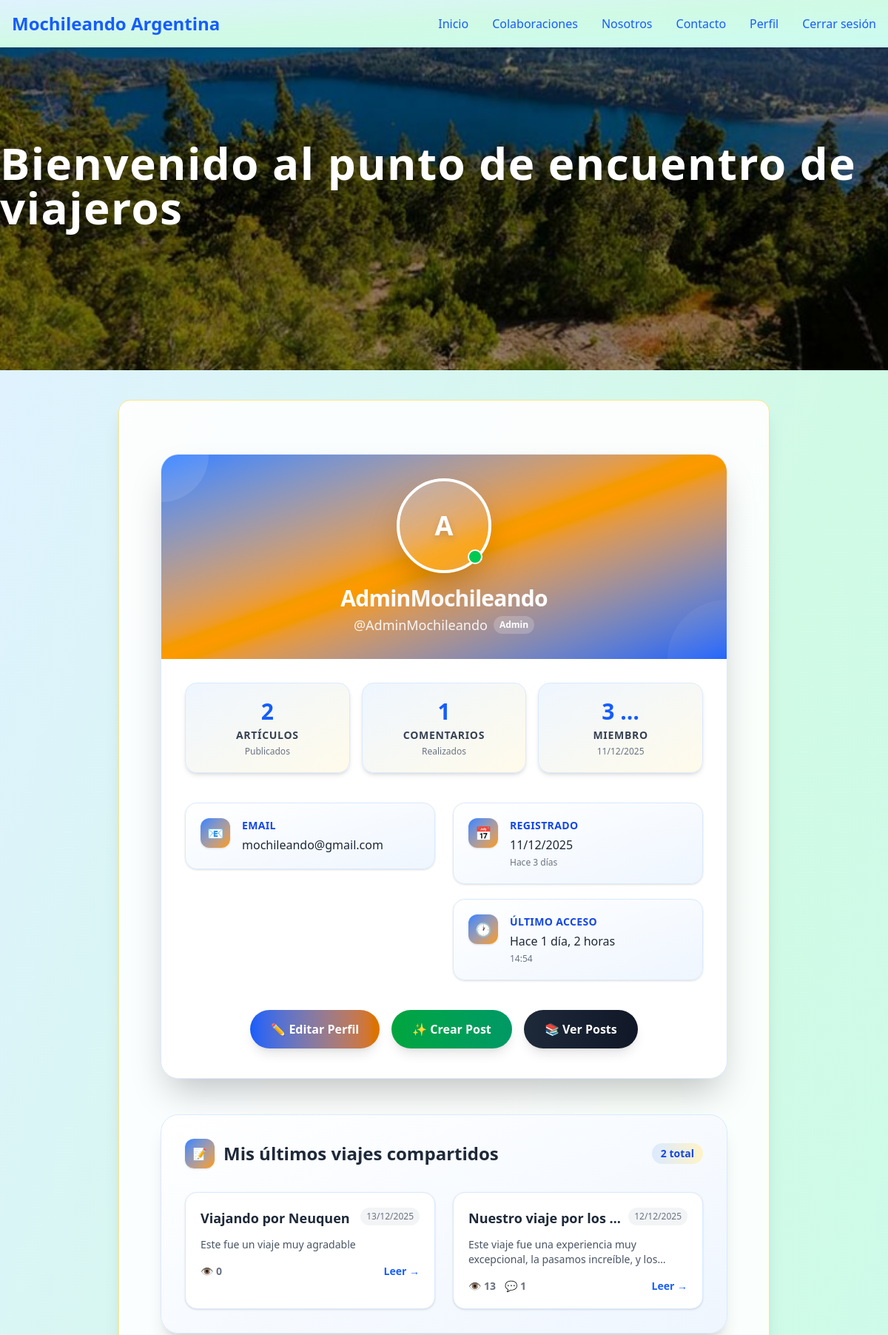
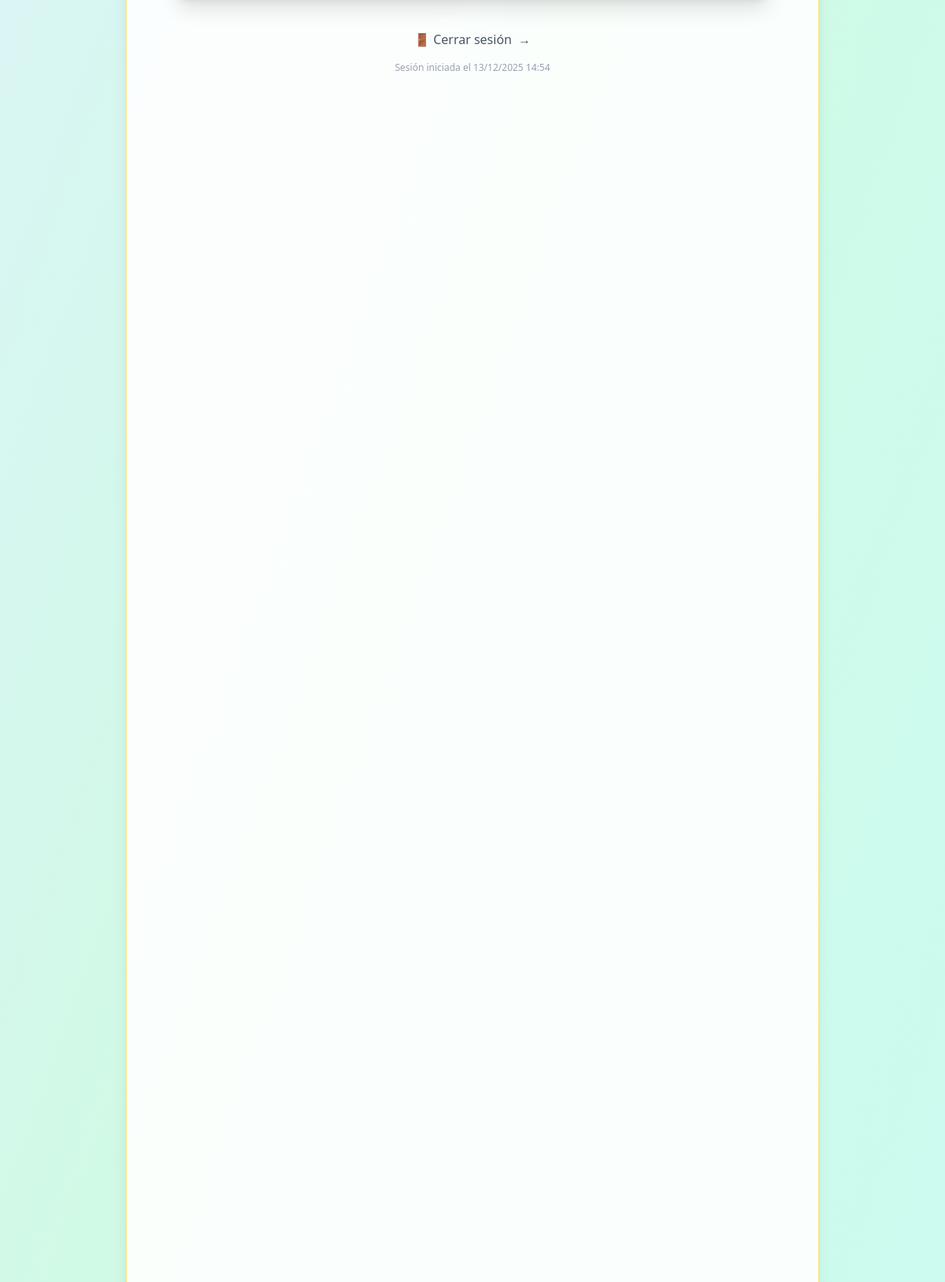
The app's page /usuarios/perfil/ (signed in) with its own data (2 pictures, top to bottom).
### apps/usuarios/models.py (models this page shows, shortened)
class Usuario(AbstractUser):
    email = models.EmailField(unique=True)
    telefono = models.CharField(max_length=20, null=True, blank=True)
    avatar = models.ImageField(upload_to='avatars/', default='avatars/default.webp', null=True, blank=True)
    pass

### apps/posts/models.py (models this page shows, shortened)
class Articulo(models.Model):
    titulo = models.CharField(max_length=200)
    contenido = models.TextField()
    categoria = models.ForeignKey(Categoria, on_delete=models.SET_NULL, null=True)
    autor = models.ForeignKey(User, on_delete=models.CASCADE, related_name='articulos')
    fecha_publicacion = models.DateTimeField(auto_now_add=True)
    visitas = models.PositiveIntegerField(default=0)
    destacado = models.BooleanField(default=False)
    class Meta:
        ordering = ['-fecha_publicacion']

### apps/usuarios/views.py (the view)
# urls.py: path('perfil/', PerfilDetalleView.as_view(), name='perfil'),
class PerfilDetalleView(LoginRequiredMixin, TemplateView):
    template_name = 'usuarios/perfil.html'
    def get_context_data(self, **kwargs):
        context = super().get_context_data(**kwargs)
        context['usuario'] = self.request.user
        return context

### templates/usuarios/perfil.html (shortened to what this page needs)
{% extends 'layouts/general-layout.html' %}
{% load static %}
{% block banner %}
<section class="relative w-full h-[320px] md:h-[420px] lg:h-[500px] overflow-hidden">
  <div class="absolute inset-0 flex items-center justify-center bg-black/40">
    <h1 class="text-white text-4xl md:text-6xl font-extrabold tracking-wide drop-shadow-2xl">
      Bienvenido al punto de encuentro de viajeros
    </h1>
  </div>
</section>
{% endblock banner %}
{% block content %}
<div class="max-w-5xl mx-auto px-4 py-8">
  <div class="bg-white rounded-3xl shadow-2xl border border-blue-100 overflow-hidden transition-all duration-300 hover:shadow-3xl">
    <div class="bg-gradient-to-br from-blue-500 via-amber-500 to-blue-600 p-8 text-center relative">
      <div class="absolute top-0 left-0 w-32 h-32 bg-white/10 rounded-full -translate-x-16 -translate-y-16"></div>
      <div class="absolute bottom-0 right-0 w-40 h-40 bg-white/5 rounded-full translate-x-20 translate-y-20"></div>
      <div class="relative z-10">
        <div class="relative inline-block mb-4">
          <div class="w-32 h-32 rounded-full bg-gradient-to-br from-white/20 via-white/15 to-white/10 border-4 border-white shadow-2xl flex items-center justify-center mx-auto backdrop-blur-sm">
            <span class="text-white text-4xl font-black drop-shadow-lg">
              {% if usuario.first_name %}
              {{ usuario.first_name|first|upper }}
              {% else %}
              {{ usuario.username|first|upper }}
              {% endif %}
            </span>
          </div>
          <div class="absolute bottom-3 right-3 w-5 h-5 bg-green-500 rounded-full border-2 border-white"></div>
        </div>
        <div class="space-y-2">
          <h2 class="text-3xl font-black text-white mb-1 tracking-tight">
            {% if usuario.first_name or usuario.last_name %}
            {{ usuario.first_name }} {{ usuario.last_name }}
            {% else %}
            {{ usuario.username }}
            {% endif %}
          </h2>
          <div class="flex items-center justify-center gap-2">
            <span class="text-white/90 text-lg">@{{ usuario.username }}</span>
            {% if usuario.is_staff %}
            <span class="px-2 py-1 bg-white/20 text-white text-xs font-bold rounded-full backdrop-blur-sm">
              Admin
            </span>
            {% endif %}
          </div>
        </div>
      </div>
    </div>
    <div class="p-8">
      <div class="grid grid-cols-1 sm:grid-cols-3 gap-4 mb-10">
        <div class="group text-center p-5 bg-gradient-to-br from-blue-50 to-amber-50 rounded-2xl shadow-md border border-blue-100 hover:border-blue-300 transition-all duration-300 hover:-translate-y-1 cursor-default">
          <div class="text-3xl font-bold text-blue-600 mb-1 group-hover:scale-110 transition-transform">
            {{ usuario.articulos.count|default:"0" }}</div>
          <div class="text-sm uppercase tracking-wider text-gray-700 font-semibold">Artículos</div>
          <div class="text-xs text-gray-500 mt-1">Publicados</div>
        </div>
        <div class="group text-center p-5 bg-gradient-to-br from-blue-50 to-amber-50 rounded-2xl shadow-md border border-blue-100 hover:border-blue-300 transition-all duration-300 hover:-translate-y-1 cursor-default">
          <div class="text-3xl font-bold text-blue-600 mb-1 group-hover:scale-110 transition-transform">
            {{ usuario.comentario_set.count|default:"0" }}</div>
          <div class="text-sm uppercase tracking-wider text-gray-700 font-semibold">Comentarios</div>
          <div class="text-xs text-gray-500 mt-1">Realizados</div>
        </div>
        <div class="group text-center p-5 bg-gradient-to-br from-blue-50 to-amber-50 rounded-2xl shadow-md border border-blue-100 hover:border-blue-300 transition-all duration-300 hover:-translate-y-1 cursor-default">
          <div class="text-3xl font-bold text-blue-600 mb-1">{{ usuario.date_joined|timesince|truncatewords:1 }}</div>
          <div class="text-sm uppercase tracking-wider text-gray-700 font-semibold">Miembro</div>
          <div class="text-xs text-gray-500 mt-1">{{ usuario.date_joined|date:"d/m/Y" }}</div>
        </div>
      </div>
      <div class="grid md:grid-cols-2 gap-6 mb-10">
        <div class="space-y-5">
          <div class="group p-5 bg-gradient-to-br from-white to-blue-50 rounded-2xl shadow-sm border border-blue-100 hover:shadow-md transition-all duration-300">
            <div class="flex items-start gap-4">
              <div class="flex-shrink-0 w-10 h-10 bg-gradient-to-br from-blue-500 to-amber-500 rounded-xl flex items-center justify-center shadow-sm">
                <span class="text-white text-lg">📧</span>
              </div>
              <div class="flex-1 min-w-0">
                <p class="text-sm font-bold text-blue-700 uppercase tracking-wide mb-1">Email</p>
                <p class="text-gray-800 truncate" title="{{ usuario.email }}">{{ usuario.email }}</p>
              </div>
            </div>
          </div>
        </div>
        <div class="space-y-5">
          <div class="group p-5 bg-gradient-to-br from-white to-blue-50 rounded-2xl shadow-sm border border-blue-100 hover:shadow-md transition-all duration-300">
            <div class="flex items-start gap-4">
              <div class="flex-shrink-0 w-10 h-10 bg-gradient-to-br from-blue-500 to-amber-500 rounded-xl flex items-center justify-center shadow-sm">
                <span class="text-white text-lg">📅</span>
              </div>
              <div>
                <p class="text-sm font-bold text-blue-700 uppercase tracking-wide mb-1">Registrado</p>
                <p class="text-gray-800">{{ usuario.date_joined|date:"d/m/Y" }}</p>
                <p class="text-xs text-gray-500 mt-1">Hace {{ usuario.date_joined|timesince }}</p>
              </div>
            </div>
          </div>
          {% if usuario.last_login %}
          <div class="group p-5 bg-gradient-to-br from-white to-blue-50 rounded-2xl shadow-sm border border-blue-100 hover:shadow-md transition-all duration-300">
            <div class="flex items-start gap-4">
              <div class="flex-shrink-0 w-10 h-10 bg-gradient-to-br from-blue-500 to-amber-500 rounded-xl flex items-center justify-center shadow-sm">
                <span class="text-white text-lg">🕐</span>
              </div>
              <div>
                <p class="text-sm font-bold text-blue-700 uppercase tracking-wide mb-1">Último acceso</p>
                <p class="text-gray-800">Hace {{ usuario.last_login|timesince }}</p>
                <p class="text-xs text-gray-500 mt-1">{{ usuario.last_login|date:"H:i" }}</p>
              </div>
            </div>
          </div>
          {% endif %}
        </div>
      </div>
      <div class="flex flex-wrap justify-center gap-4 mb-2">
        <a href="{% url 'usuarios:editar_perfil' %}" class="group px-7 py-3.5 bg-gradient-to-r from-blue-600 to-amber-600 hover:from-blue-700 hover:to-amber-700 text-white font-bold rounded-full shadow-lg hover:shadow-xl transition-all duration-300 transform hover:-translate-y-0.5 flex items-center gap-2">
          ✏️ Editar Perfil
        </a>
        <a href="{% url 'posts:articulo_crear' %}" class="group px-7 py-3.5 bg-gradient-to-r from-green-600 to-emerald-600 hover:from-green-700 hover:to-emerald-700 text-white font-bold rounded-full shadow-lg hover:shadow-xl transition-all duration-300 transform hover:-translate-y-0.5 flex items-center gap-2">
          ✨ Crear Post
        </a>
        <a href="{% url 'posts:ListaColaboraciones' %}" class="group px-7 py-3.5 bg-gradient-to-r from-gray-800 to-gray-900 hover:from-gray-900 hover:to-black text-white font-bold rounded-full shadow-lg hover:shadow-xl transition-all duration-300 transform hover:-translate-y-0.5 flex items-center gap-2">
          📚 Ver Posts
        </a>
      </div>
    </div>
  </div>
  {% if usuario.articulos.all %}
  <div class="mt-12 bg-gradient-to-br from-white to-blue-50 rounded-3xl shadow-xl p-8 border border-blue-100">
    <div class="flex items-center justify-between mb-8">
      <div class="flex items-center gap-3">
        <div class="w-10 h-10 bg-gradient-to-br from-blue-500 to-amber-500 rounded-xl flex items-center justify-center shadow-sm">
          📝
        </div>
        <h3 class="text-2xl font-bold text-gray-800">Mis últimos viajes compartidos</h3>
      </div>
      <span class="px-3 py-1 bg-gradient-to-r from-blue-100 to-amber-100 text-blue-700 text-sm font-bold rounded-full">
        {{ usuario.articulos.count }} total
      </span>
    </div>
    <div class="grid md:grid-cols-2 gap-6">
      {% for articulo in usuario.articulos.all|slice:":4" %}
      <a href="{% url 'posts:articulo_detalle' articulo.pk %}"
         class="group block p-5 bg-white rounded-2xl border border-blue-100 hover:border-blue-300 shadow-sm hover:shadow-lg transition-all duration-300 transform hover:-translate-y-1">
        <div class="flex items-start justify-between mb-3">
          <h4 class="text-lg font-bold text-gray-800 group-hover:text-blue-600 transition-colors truncate">
            {{ articulo.titulo }}
          </h4>
          <span class="text-xs text-gray-500 bg-gray-100 px-2 py-1 rounded-full">
            {{ articulo.fecha_publicacion|date:"d/m/Y" }}
          </span>
        </div>
        <p class="text-gray-600 text-sm mb-4 line-clamp-2">
          {{ articulo.contenido|truncatewords:25|striptags }}
        </p>
        <div class="flex items-center justify-between text-sm">
          <div class="flex items-center gap-3">
            <span class="flex items-center gap-1 text-gray-500">
              👁️ <span class="font-semibold">{{ articulo.visitas }}</span>
            </span>
            {% if articulo.comentarios.count %}
            <span class="flex items-center gap-1 text-gray-500">
              💬 <span class="font-semibold">{{ articulo.comentarios.count }}</span>
            </span>
            {% endif %}
          </div>
          <span class="text-blue-600 font-semibold group-hover:translate-x-1 transition-transform">
            Leer →
          </span>
        </div>
      </a>
      {% endfor %}
    </div>
  </div>
  {% endif %}
  <div class="mt-10 text-center">
    <a href="{% url 'usuarios:logout' %}"
       class="inline-flex items-center gap-2 text-gray-600 hover:text-blue-600 font-medium transition-all duration-300 group">
      🚪 Cerrar sesión
      <span class="group-hover:translate-x-1 transition-transform">→</span>
    </a>
    <p class="text-xs text-gray-400 mt-4">
      Sesión iniciada el {{ user.last_login|date:"d/m/Y H:i"|default:"Hoy" }}
    </p>
  </div>
</div>
{% endblock content %}

### records on screen
Usuario: username|first "A", username "AdminMochileando", articulos.count "2", comentario_set.count "1", date_joined "3 …", date_joined "11/12/2025", email "mochileando@gmail.com", date_joined "3 días", last_login "1 día, 2 horas", last_login "14:54", last_login "13/12/2025 14:54"
Articulo: titulo "Viajando por Neuquen", fecha_publicacion "13/12/2025", contenido "Este fue un viaje muy agradable", visitas "0"
Articulo: titulo "Nuestro viaje por los…", fecha_publicacion "12/12/2025", contenido "Este viaje fue una experiencia muy excepcional, la pasamos increíble, y…", visitas "13", comentarios.count "1"
